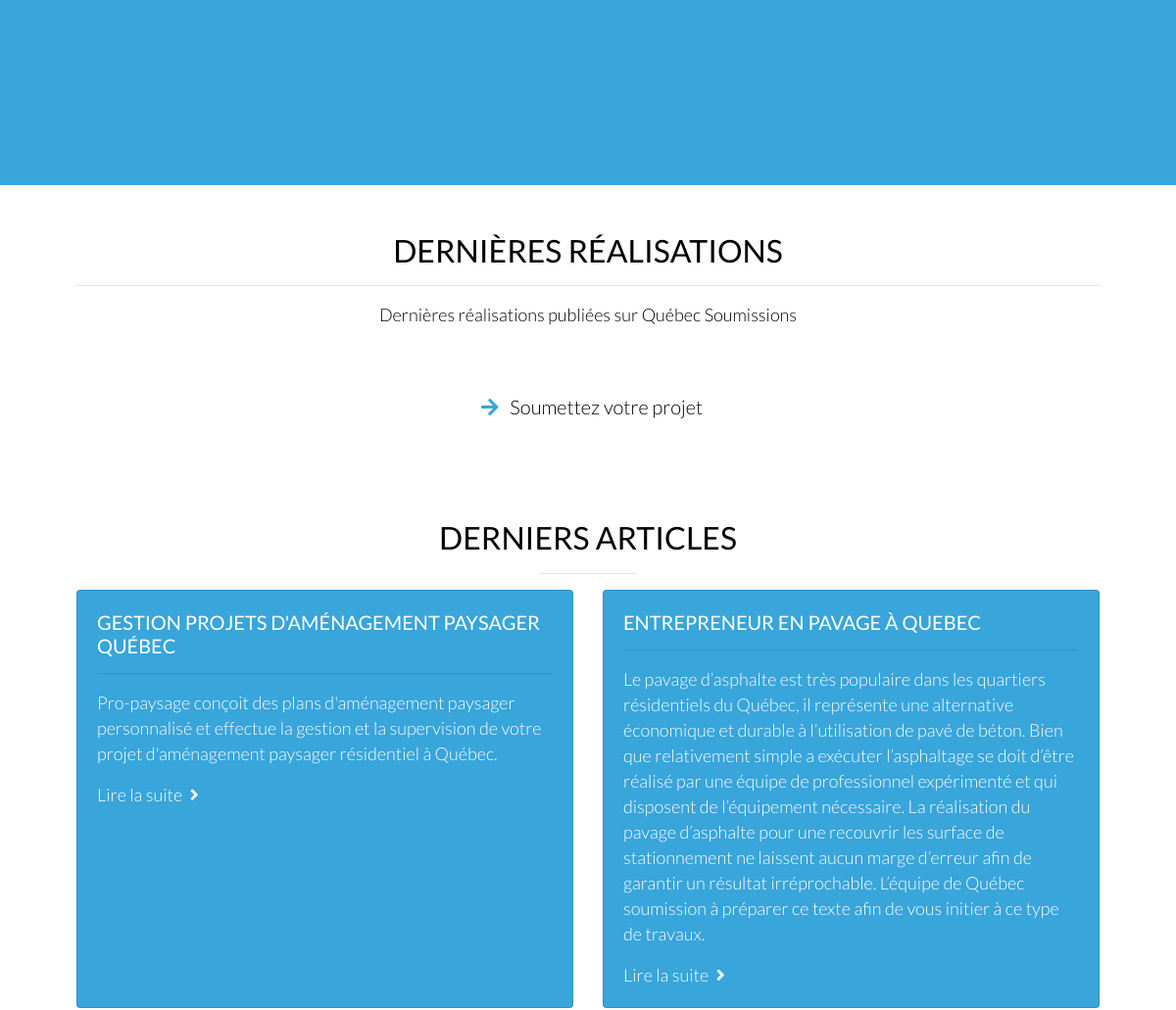
The app's page / (middle part), older data.
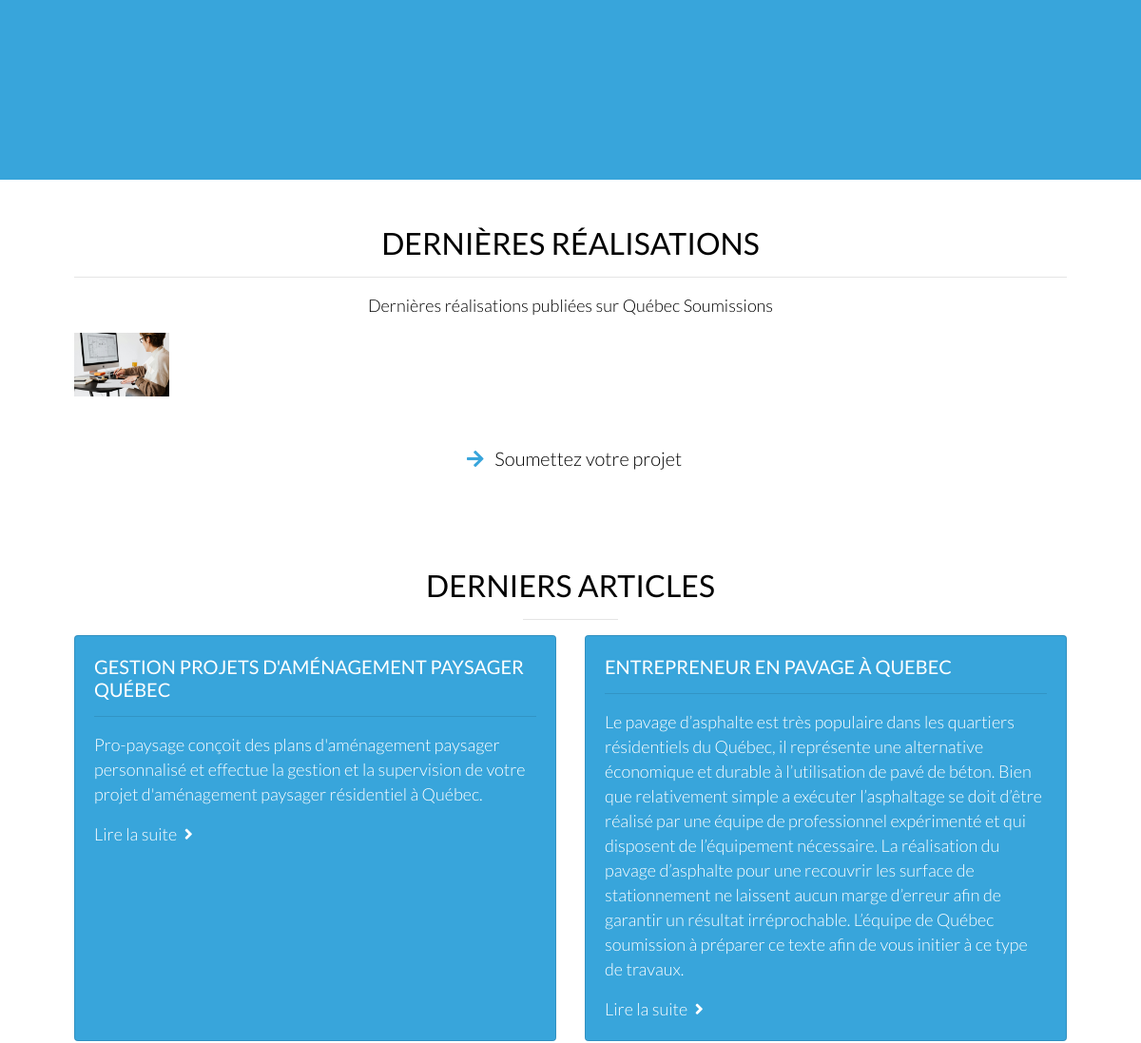
The same page, newer data.
### base/models.py (models this page shows, shortened)
class Blog(models.Model):
    titre = models.CharField(max_length=255)
    description = models.TextField()
    contenu = RichTextField()
    auteur = models.CharField(max_length=255)
    date_publiaction = models.DateField(auto_now=True)
    slug = AutoSlugField(populate_from='titre', unique=True)

class Realisation(models.Model):
    photo = models.ImageField(upload_to="Galleries")
    titre = models.CharField(max_length=255)
    description = models.TextField()

### base/views.py (the view)
# urls.py: path('',home,name="home"),
def home(request):
    categories = Service.objects.all()
    blogs = Blog.objects.all()
    chunked_blogs = [blogs[i:i + 3] for i in range(0, len(blogs), 3)]
    realisations = Realisation.objects.all()
    params ={
        'categories':categories,
        'blogs':blogs,
        'realisations':realisations,
        'chunked_blogs':chunked_blogs
    }
    return render(request,'main/index.html',params)

### base/context_processors.py (called while the page is built)
def getService(request):
    services = Service.objects.all()[:3]
    return {'services':services}

def getSoumission(request):
    soumissions = Type_Soumission.objects.all()
    return {'soumissions':soumissions}

def GetInformation(request):
    information = Information.objects.first()
    return {'information':information}

def GetForfait(request):
    forfaits = Forfait.objects.all()
    return {'forfaits':forfaits}

### base/templates/main/index.html (shortened to what this page needs)
{% extends 'main/base.html' %}
{% load static %}
{% block main %}
<section class ="category py-4">
</section>
<div class="projet-realisation p-4 container">
    <div class="row p-4">
      <div class="col-md-12">
        <h2 class="text-center">DERNIÈRES RÉALISATIONS</h2>
        <hr>
        <p class="text-center">Dernières réalisations publiées sur Québec Soumissions</p>
        <div id="carouselExampleCaptions" class="carousel slide" data-ride="carousel">
          <ol class="carousel-indicators">
              {% for realisation in realisations %}
                  <li data-target="#carouselExampleCaptions" data-slide-to="{{ forloop.counter0 }}" class="{% if forloop.first %}active{% endif %}"></li>
              {% endfor %}
          </ol>
          <div class="carousel-inner">
              {% for realisation in realisations %}
                  <div class="carousel-item {% if forloop.first %}active{% endif %}">
                      <img src="{{ realisation.photo.url }}" class="d-block" width="100" alt="{{ realisation.titre }}">
                      <div class="carousel-caption">
                          <p>{{ realisation.description }}</p>
                      </div>
                  </div>
              {% endfor %}
          </div>
          <a class="carousel-control-prev" href="#carouselExampleCaptions" role="button" data-slide="prev">
              <span class="carousel-control-prev-icon" aria-hidden="true"></span>
          </a>
          <a class="carousel-control-next" href="#carouselExampleCaptions" role="button" data-slide="next">
              <span class="carousel-control-next-icon" aria-hidden="true"></span>
          </a>
      </div>
      </div>
    </div>
    <div class="text-center call-action py-4"><i class="fa fa-arrow-right text-primary p-2"></i> Soumettez votre projet</div>
  </div>
<div class="blog p-4 container">
  <div class="row p-4">
    <div class="col-md-12">
      <h2 class="text-center text">DERNIERS ARTICLES  </h2>
      <hr width="100">
          <div id="cardCarousel" class="carousel slide" data-ride="carousel">
              <div class="carousel-inner">
                  {% for chunk in chunked_blogs %}
                  <div class="carousel-item {% if forloop.first %}active{% endif %}">
                      <div class="card-deck">
                          {% for blog in chunk %}
                          <div class="card" style="background-color:#38a5db;">
                              <div class="card-body">
                                  <h5 class="card-title">{{ blog.titre }}</h5>
                                  <hr>
                                  <p class="card-text">{{ blog.description }}</p>
                                  <a href="{% url 'detail_blog' blog.slug %}" style="color: white;">Lire la suite <i class="fas fa-angle-right p-1"></i></a>
                              </div>
                          </div>
                          {% endfor %}
                      </div>
                  </div>
                  {% endfor %}
              </div>
          </div>
    </div>
  </div>
</div>
{% endblock %}

### base/templates/main/base.html (shortened to what this page needs)
<!doctype html>
<html lang="fr">
  <head>
    {% include 'layouts/style.html' %}
  </head>
  <body>
    {% block main %}{% endblock %}
  </body>
</html>

### base/templates/layouts/style.html (shortened to what this page needs)
{% load static %}
<link href="https://stackpath.bootstrapcdn.com/bootstrap/4.5.2/css/bootstrap.min.css" rel="stylesheet">
<link href="https://cdnjs.cloudflare.com/ajax/libs/font-awesome/5.15.3/css/all.min.css" rel="stylesheet">
<link rel="stylesheet" href="{% static 'css/main.css' %}">
<link href="https://cdnjs.cloudflare.com/ajax/libs/font-awesome/5.15.4/css/all.min.css" rel="stylesheet">

### base/static/css/main.css (style rules this page uses)
body { font-family: 'Lato', Arial, sans-serif; font-style: normal; font-weight: 300; color: rgb(255, 255, 255); font-size: 18px; line-height: 26px; }
.text-primary { color: #38a5db!important; }
.call-action { color:black; font-size:20px; }
.category { height:500px; background-color:#38a5db; }
.projet-realisation { color:black; }
h2 { color: black; }

Row changes from the older to the newer data that the page shows:
added Realisation: photo (picture)
